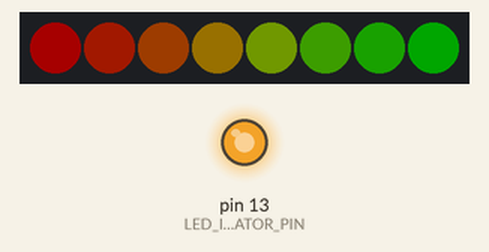
The sketch below on a simulated Arduino Uno, built with avr-gcc and run on an emulated ATmega328P. Shown: 8 RGB LEDs in strip order, left to right, output pins drawn as LEDs (lit = HIGH). Dim RGB values are drawn brighter than linear; pins used as bus, display or sensor lines are not drawn.

Above: at 6.78 s.
At 38.04 s:
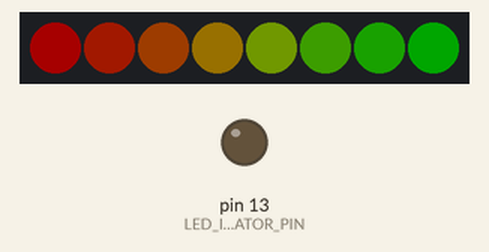
Timing chart, 0 to 40.0 s (numbered marks = the images above):
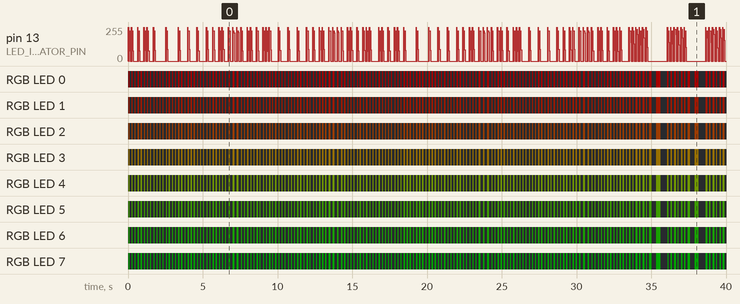

The sketch:

Maker_Feather_AIoT_S3_+_Mario_tunes_+_NeoPixel_VU.ino
```cpp
/* Maker Feather AIoT S3 + Mario tunes + NeoPixel VU
   - Uses your ARDUTECH-style note tables and buzzer toggling technique.
   - Buzzer on GPIO12 (D12).
   - NeoPixel stick (8 LEDs) DIN on GPIO5 (D5).
*/

#include <Adafruit_NeoPixel.h>

// -------------------- NeoPixel setup --------------------
#define LED_PIN     5          // D5 on Maker Feather
#define LED_COUNT   8          // Cytron stick has 8 pixels
#define BRIGHTNESS  40
Adafruit_NeoPixel strip(LED_COUNT, LED_PIN, NEO_GRB + NEO_KHZ800);

// -------------------- Buzzer pins -----------------------
#define melodyPin   12         // use GPIO12 (D12) for buzzer on Maker Feather
#define LED_INDICATOR_PIN 13   // optional indicator LED (if available)


// ===================== Your note table =====================
#define NOTE_B0  31
#define NOTE_C1  33
#define NOTE_CS1 35
#define NOTE_D1  37
#define NOTE_DS1 39
#define NOTE_E1  41
#define NOTE_F1  44
#define NOTE_FS1 46
#define NOTE_G1  49
#define NOTE_GS1 52
#define NOTE_A1  55
#define NOTE_AS1 58
#define NOTE_B1  62
#define NOTE_C2  65
#define NOTE_CS2 69
#define NOTE_D2  73
#define NOTE_DS2 78
#define NOTE_E2  82
#define NOTE_F2  87
#define NOTE_FS2 93
#define NOTE_G2  98
#define NOTE_GS2 104
#define NOTE_A2  110
#define NOTE_AS2 117
#define NOTE_B2  123
#define NOTE_C3  131
#define NOTE_CS3 139
#define NOTE_D3  147
#define NOTE_DS3 156
#define NOTE_E3  165
#define NOTE_F3  175
#define NOTE_FS3 185
#define NOTE_G3  196
#define NOTE_GS3 208
#define NOTE_A3  220
#define NOTE_AS3 233
#define NOTE_B3  247
#define NOTE_C4  262
#define NOTE_CS4 277
#define NOTE_D4  294
#define NOTE_DS4 311
#define NOTE_E4  330
#define NOTE_F4  349
#define NOTE_FS4 370
#define NOTE_G4  392
#define NOTE_GS4 415
#define NOTE_A4  440
#define NOTE_AS4 466
#define NOTE_B4  494
#define NOTE_C5  523
#define NOTE_CS5 554
#define NOTE_D5  587
#define NOTE_DS5 622
#define NOTE_E5  659
#define NOTE_F5  698
#define NOTE_FS5 740
#define NOTE_G5  784
#define NOTE_GS5 831
#define NOTE_A5  880
#define NOTE_AS5 932
#define NOTE_B5  988
#define NOTE_C6  1047
#define NOTE_CS6 1109
#define NOTE_D6  1175
#define NOTE_DS6 1245
#define NOTE_E6  1319
#define NOTE_F6  1397
#define NOTE_FS6 1480
#define NOTE_G6  1568
#define NOTE_GS6 1661
#define NOTE_A6  1760
#define NOTE_AS6 1865
#define NOTE_B6  1976
#define NOTE_C7  2093
#define NOTE_CS7 2217
#define NOTE_D7  2349
#define NOTE_DS7 2489
#define NOTE_E7  2637
#define NOTE_F7  2794
#define NOTE_FS7 2960
#define NOTE_G7  3136
#define NOTE_GS7 3322
#define NOTE_A7  3520
#define NOTE_AS7 3729
#define NOTE_B7  3951
#define NOTE_C8  4186
#define NOTE_CS8 4435
#define NOTE_D8  4699
#define NOTE_DS8 4978

// -------------------- Mario main theme --------------------
int melody[] = {
  NOTE_E7, NOTE_E7, 0, NOTE_E7,
  0, NOTE_C7, NOTE_E7, 0,
  NOTE_G7, 0, 0,  0,
  NOTE_G6, 0, 0, 0,

  NOTE_C7, 0, 0, NOTE_G6,
  0, 0, NOTE_E6, 0,
  0, NOTE_A6, 0, NOTE_B6,
  0, NOTE_AS6, NOTE_A6, 0,

  NOTE_G6, NOTE_E7, NOTE_G7,
  NOTE_A7, 0, NOTE_F7, NOTE_G7,
  0, NOTE_E7, 0, NOTE_C7,
  NOTE_D7, NOTE_B6, 0, 0,

  NOTE_C7, 0, 0, NOTE_G6,
  0, 0, NOTE_E6, 0,
  0, NOTE_A6, 0, NOTE_B6,
  0, NOTE_AS6, NOTE_A6, 0,

  NOTE_G6, NOTE_E7, NOTE_G7,
  NOTE_A7, 0, NOTE_F7, NOTE_G7,
  0, NOTE_E7, 0, NOTE_C7,
  NOTE_D7, NOTE_B6, 0, 0
};

int tempo[] = {
  12, 12, 12, 12,
  12, 12, 12, 12,
  12, 12, 12, 12,
  12, 12, 12, 12,

  12, 12, 12, 12,
  12, 12, 12, 12,
  12, 12, 12, 12,
  12, 12, 12, 12,

  9, 9, 9,
  12, 12, 12, 12,
  12, 12, 12, 12,
  12, 12, 12, 12,

  12, 12, 12, 12,
  12, 12, 12, 12,
  12, 12, 12, 12,
  12, 12, 12, 12,

  9, 9, 9,
  12, 12, 12, 12,
  12, 12, 12, 12,
  12, 12, 12, 12,
};

// -------------------- Underworld theme --------------------
int underworld_melody[] = {
  NOTE_C4, NOTE_C5, NOTE_A3, NOTE_A4,
  NOTE_AS3, NOTE_AS4, 0,
  0,
  NOTE_C4, NOTE_C5, NOTE_A3, NOTE_A4,
  NOTE_AS3, NOTE_AS4, 0,
  0,
  NOTE_F3, NOTE_F4, NOTE_D3, NOTE_D4,
  NOTE_DS3, NOTE_DS4, 0,
  0,
  NOTE_F3, NOTE_F4, NOTE_D3, NOTE_D4,
  NOTE_DS3, NOTE_DS4, 0,
  0, NOTE_DS4, NOTE_CS4, NOTE_D4,
  NOTE_CS4, NOTE_DS4,
  NOTE_DS4, NOTE_GS3,
  NOTE_G3, NOTE_CS4,
  NOTE_C4, NOTE_FS4, NOTE_F4, NOTE_E3, NOTE_AS4, NOTE_A4,
  NOTE_GS4, NOTE_DS4, NOTE_B3,
  NOTE_AS3, NOTE_A3, NOTE_GS3,
  0, 0, 0
};

int underworld_tempo[] = {
  12, 12, 12, 12,
  12, 12, 6,
  3,
  12, 12, 12, 12,
  12, 12, 6,
  3,
  12, 12, 12, 12,
  12, 12, 6,
  3,
  12, 12, 12, 12,
  12, 12, 6,
  6, 18, 18, 18,
  6, 6,
  6, 6,
  6, 6,
  18, 18, 18, 18, 18, 18,
  10, 10, 10,
  10, 10, 10,
  3, 3, 3
};

// ==========================================================
// ============== NeoPixel VU helper functions ==============
// ==========================================================
uint32_t barColor(uint16_t idx, uint16_t n) {
  // gradient red -> yellow -> green
  float t = n <= 1 ? 1.0f : (float)idx / (float)(n - 1);
  uint8_t r = (uint8_t)(255 * (1.0f - t));
  uint8_t g = (uint8_t)(255 * t);
  return strip.Color(r, g, 0);
}

void showVU(float level01) {         // 0..1
  int lit = (int)(level01 * LED_COUNT + 0.5f);
  if (lit > LED_COUNT) lit = LED_COUNT;
  strip.clear();
  for (int i = 0; i < lit; i++) strip.setPixelColor(i, barColor(i, LED_COUNT));
  strip.setBrightness(BRIGHTNESS);
  strip.show();
}

// ==========================================================
// ===== Your buzzer toggling algorithm (sliced window) =====
// ==========================================================
// Plays a short window of tone using the same math/loop as your buzz().
// We call this repeatedly (10ms slices) so we can refresh the VU meter.
void buzzSlice(int targetPin, long frequency, int length_ms) {
  if (length_ms <= 0) return;
  if (frequency <= 0) { delay(length_ms); return; }  // rest safeguard

  digitalWrite(LED_INDICATOR_PIN, HIGH);

  unsigned long end_us   = micros() + (unsigned long)length_ms * 1000UL;
  unsigned long half_us  = (unsigned long)(500000.0 / (double)frequency);  // half period
  if (half_us == 0) half_us = 1;  // safety for very high freqs

  while ((long)(end_us - micros()) > 0) {
    digitalWrite(targetPin, HIGH);
    delayMicroseconds(half_us);
    digitalWrite(targetPin, LOW);
    delayMicroseconds(half_us);
  }

  digitalWrite(LED_INDICATOR_PIN, LOW);
}

// Play one musical note for 'length_ms', with a simple attack/decay envelope.
// The VU meter follows the envelope. Internally it calls buzzSlice()
// so the buzzer code remains your original toggling style.
void playNoteWithVU(int freq, int length_ms) {
  const int step_ms = 10;          // update every 10 ms
  const float atk = 0.15f;         // 15% attack
  const float dec = 0.25f;         // 25% decay
  int elapsed = 0;

  while (elapsed < length_ms) {
    float t = (float)elapsed / (float)length_ms;
    float env;
    if (t < atk)               env = t / atk;           // 0..1
    else if (t > 1.0f - dec)   env = (1.0f - t) / dec;  // 1..0
    else                       env = 1.0f;

    // Drive VU first
    showVU(env);

    // Gate the tone inside this window according to envelope
    int on_ms  = (int)(step_ms * env + 0.5f);
    int off_ms = step_ms - on_ms;

    buzzSlice(melodyPin, freq, on_ms);
    if (off_ms > 0) delay(off_ms);

    elapsed += step_ms;
  }
}

// ==========================================================
// ===================== Player routines ====================
// ==========================================================
int song = 0;

void sing(int s) {
  song = s;
  if (song == 2) {
    int size = sizeof(underworld_melody) / sizeof(int);
    for (int i = 0; i < size; i++) {
      int noteDuration = 1000 / underworld_tempo[i];
      playNoteWithVU(underworld_melody[i], noteDuration);

      // pause between notes (hold VU at zero)
      int pauseBetweenNotes = (int)(noteDuration * 1.30f);
      showVU(0.0f);
      delay(pauseBetweenNotes);
    }
  } else {
    int size = sizeof(melody) / sizeof(int);
    for (int i = 0; i < size; i++) {
      int noteDuration = 1000 / tempo[i];
      playNoteWithVU(melody[i], noteDuration);

      int pauseBetweenNotes = (int)(noteDuration * 1.30f);
      showVU(0.0f);
      delay(pauseBetweenNotes);
    }
  }
}

// ============================ Setup / Loop ============================
void setup() {
  pinMode(melodyPin, OUTPUT);
  pinMode(LED_INDICATOR_PIN, OUTPUT);
  digitalWrite(melodyPin, LOW);
  digitalWrite(LED_INDICATOR_PIN, LOW);

  strip.begin();
  strip.setBrightness(BRIGHTNESS);
  strip.show();
}

void loop() {
  sing(1);   // Mario
  sing(1);   // Mario again
  sing(2);   // Underworld
}
```
